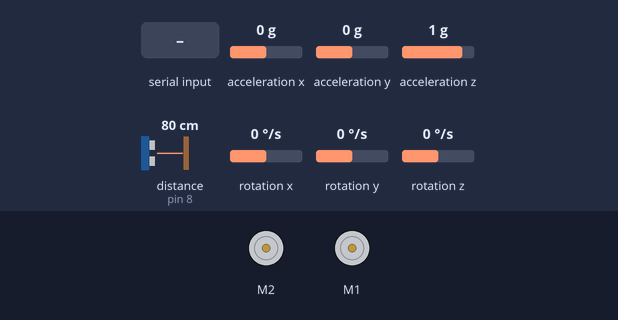
Bench run of a sketch on a simulated Arduino Mega 2560, built with avr-gcc and run on an emulated ATmega2560. Parts: 2 × DC motor (green arrow = forward, orange = backward, longer = faster). The inputs (shaded band) are chosen by the test bench; at power-on: acceleration x 0 g, acceleration y 0 g, acceleration z 1 g, distance to the obstacle (sensor on pin 8) 80 cm, rotation x 0 °/s, rotation y 0 °/s, rotation z 0 °/s.

Above: at 2.5 s.
2.6 s: "s\n" received over the second serial link
At 3.1 s:
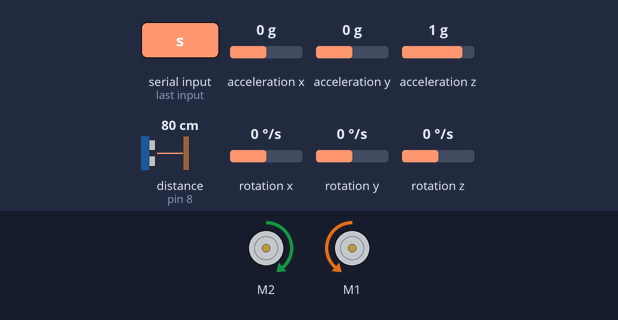
4.1 s: "e\n" received over the second serial link
At 5.5 s:
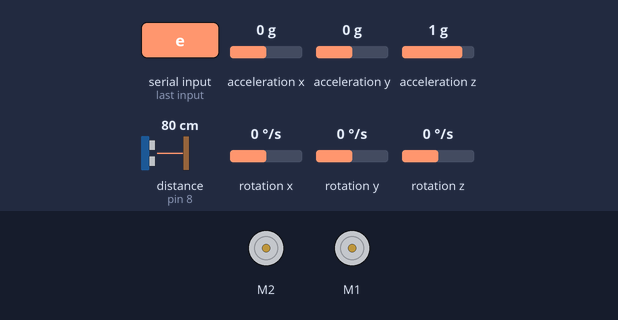
Timing chart, 0 to 7.1 s (numbered marks = the images above; inputs shaded):
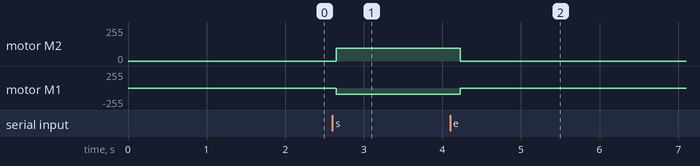

Measured:
- after the input at 2.6 s, motor M2: stopped → forward 95/255 after 0.05 s; motor M1: stopped → backward 95/255 after 0.05 s
- after the input at 4.1 s, motor M2: forward 95/255 → stopped after 0.13 s; motor M1: backward 95/255 → stopped after 0.13 s

The sketch:

Robot.ino
```cpp
//Need to download MakeBlock library into Arduino IDE
#include "MeMegaPi.h"
#include <Wire.h>
#include <SoftwareSerial.h>

#define MeMCore_H
#define Rx 10 // DOUT to pin 10
#define Tx 11 // DIN to pin 11

MeMegaPiDCMotor MotorR(PORT1B);
MeMegaPiDCMotor MotorL(PORT2B);
MeLineFollower lineFollower(PORT_7); //line follower
MeUltrasonicSensor ultraSensor_X(PORT_8);
MeGyro gyro;

int moveSpeed = 95;
double lineDirIndex=10;
double dist_X;
double dist_Y;
uint8_t input;
int movement;
String data;
int backward;

void setup() {
  // put your setup code here, to run once:
  Serial3.begin(115200);
  gyro.begin();
  delay(500);
  movement = 0;
  backward = 0;
}

void loop() {
      input = Serial3.read();

      if (input == 115) {
          movement = 1;
      }
      if (input == 101) {
          Stop();
          movement = 0;
      }
      if (movement > 0) {
        lineFollow();
        if (backward == 0) {
          gyro.update();
          dist_X = ultraSensor_X.distanceCm();
          data = "";
          Serial3.println(data + dist_X + " " + gyro.getAngleZ());
        }
      }

      delay(150);
}

void lineFollow(){
  int sensorStateCenter = lineFollower.readSensors();

  switch(sensorStateCenter)
  {
    case S1_IN_S2_IN:
      Forward(); // Forward
      lineDirIndex=10;
      break;
    case S1_IN_S2_OUT:
      Forward();
      if(lineDirIndex>1) {
        lineDirIndex--;
      }
      break;
    case S1_OUT_S2_IN:
      Forward();
      if(lineDirIndex<20) {
        lineDirIndex++;
      }
      break;
    case S1_OUT_S2_OUT:
      if(lineDirIndex==10){
        Backward(); // Backward
      }
      if(lineDirIndex==10.5){
      MotorL.run(-moveSpeed); // Turn right
      MotorR.run(moveSpeed/1.8);
      }
      if(lineDirIndex<10){
        TurnLeft(); // Turn left
      }
      if(lineDirIndex>10.5){
        TurnRight(); // Turn right
      }
      break;
  }
}

void obstacleAvoidance() {
  MotorL.run(moveSpeed); // Turn left
  MotorR.run(moveSpeed);
  delay(450);
  lineDirIndex=10.5;
}

void Forward()
{
  backward = 0;
  MotorL.run(moveSpeed);
  MotorR.run(-moveSpeed);
}
void Backward()
{
  backward = 1;
  MotorL.run(-moveSpeed);
  MotorR.run(moveSpeed);
}

void TurnRight()
{
  backward = 0;
  MotorL.run(-moveSpeed/5); // Turn right
  MotorR.run(moveSpeed);
}
void TurnLeft()
{
  backward = 0;
  MotorL.run(-moveSpeed); // Turn left
  MotorR.run(moveSpeed/5);
}
void Stop()
{
  MotorL.run(0);
  MotorR.run(0);
}
```
